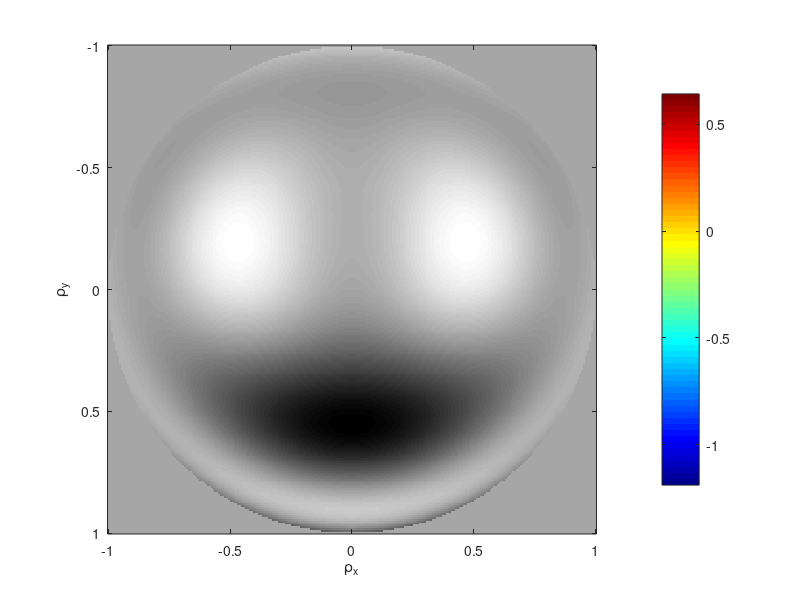
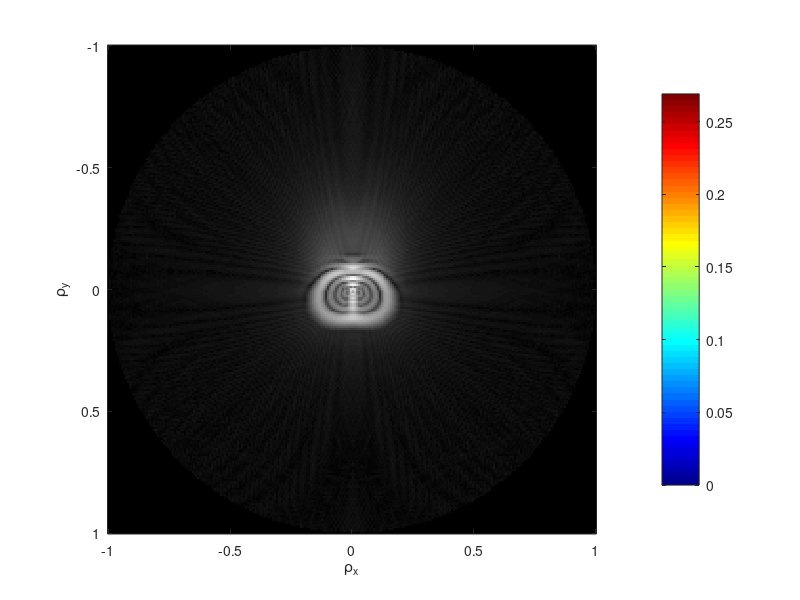
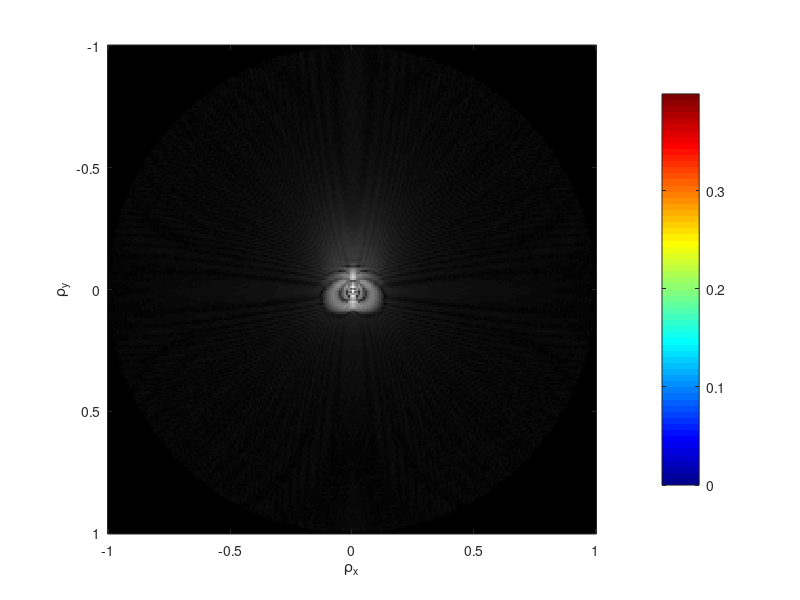
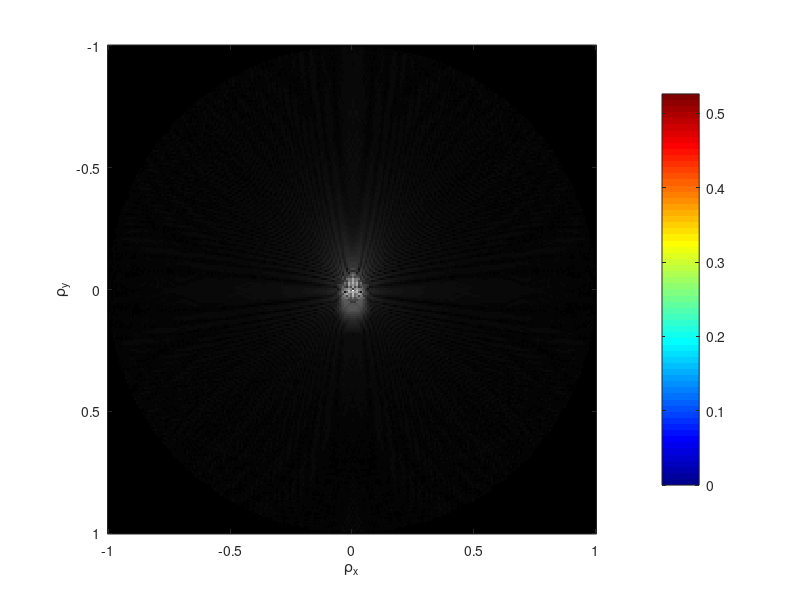

MATLAB code for these plots, in order:
clear all; clc; close all;
%%
size = 256;
x = linspace(-1,1,size);
[X,Y] = meshgrid(x,-x);
rad = 1;
circ = X.^2+Y.^2 <= rad^2;
rho = sqrt(X.^2+Y.^2);
theta = atan2(Y,X);

field = zeros(size,size);
load('PS7_Zernike_coeffs.mat');

Z = zeros(size,size,25);
Z(:,:,1) =   rho.^0;
Z(:,:,2) =   rho.*cos(theta);
Z(:,:,3) =   rho.*sin(theta);
Z(:,:,4) =   2*rho.^2-1;
Z(:,:,5) =   rho.^2.*cos(2*theta);
Z(:,:,6) =   rho.^2.*sin(2*theta);
Z(:,:,7) =   (3*rho.^2-2).*rho.*cos(theta);
Z(:,:,8) =   (3*rho.^2-2).*rho.*sin(theta);
Z(:,:,9) =    6*rho.^4-6*rho.^2+1;
Z(:,:,10) =   rho.^3.*cos(3*theta);
Z(:,:,11) =   rho.^3.*sin(3*theta);
Z(:,:,12) =   (4*rho.^2-3).*rho.^2.*cos(2*theta);
Z(:,:,13) =   (4*rho.^2-3).*rho.^2.*sin(2*theta);
Z(:,:,14) =   (10*rho.^4-12*rho.^2+3).*rho.*cos(theta);
Z(:,:,15) =   (10*rho.^4-12*rho.^2+3).*rho.*sin(theta);
Z(:,:,16) =   20*rho.^6-30*rho.^4+12*rho.^2-1;
Z(:,:,17) =   rho.^4.*cos(4*theta);
Z(:,:,18) =   rho.^4.*sin(4*theta);
Z(:,:,19) =   (5*rho.^2-4).*rho.^3.*cos(3*theta);
Z(:,:,20) =   (5*rho.^2-4).*rho.^3.*sin(3*theta);
Z(:,:,21) =   (15*rho.^4-20*rho.^2+6).*rho.^2.*cos(2*theta);
Z(:,:,22) =   (15*rho.^4-20*rho.^2+6).*rho.^2.*sin(2*theta);
Z(:,:,23) =   (35*rho.^6-60*rho.^4+30*rho.^2-4).*rho.*cos(theta);
Z(:,:,24) =   (35*rho.^6-60*rho.^4+30*rho.^2-4).*rho.*sin(theta);
Z(:,:,25) =   70*rho.^8-140*rho.^6+90*rho.^4-20*rho.^2+1;

wvfsys = 0;
for i = 1:25
    wvfsys = wvfsys+Zernike_Coefficients(i)*Z(:,:,i);
end
wvfsys = wvfsys.*circ;

imshow(wvfsys, [],'XData', [-1 1], 'YData', [-1 1]), colorbar;
colormap(jet)
axis on
xlabel('\rho_x');
ylabel('\rho_y');

dz = -1000:500:1000;
NA = 1/sqrt(1+100);

for i = 1:length(dz)
    wvf = wvfsys+0.5*NA^2.*dz(i).*(X.^2+Y.^2);
    Eobs = fftshift(ifftn(ifftshift(circ.*exp(-1i*2*pi*wvf))));
    figure;
    psf = abs(Eobs).^2;
    imshow(circ.*psf.^0.25,[],'XData', [-1 1], 'YData', [-1 1]), colorbar;
    colormap(jet)
    axis on
    xlabel('\rho_x');
    ylabel('\rho_y');
end

%% c)
for i = 1:length(dz)
    knifeedge = Y >= 0;
    wvf = wvfsys+0.5*NA^2.*dz(i).*(X.^2+Y.^2);
    Eobs = fftshift(fftn(ifftshift(knifeedge.*fftshift(ifftn(ifftshift(circ.*exp(-1i*2*pi*wvf)))))));
    figure;
    psf = abs(Eobs).^2;
    imshow(circ.*psf.^0.25,[],'XData', [-1 1], 'YData', [-1 1]), colorbar;
    colormap(jet)
    axis on
    xlabel('\rho_x');
    ylabel('\rho_y');
end

%% d)
%calculate impulse response
center = fix(size/2)+1;

wvf = wvfsys;
A(:,:,i) = fftshift(ifftn(ifftshift(circ.*exp(-1i*2*pi*wvf))));

target = A(:,:,i);
h = fftshift(ifftn(ifftshift(target)));
h2 = abs(h).^2;
temp = fftshift(fftn(ifftshift(h2)));
mtf = abs(temp/temp(center,center));
imshow(mtf.^0.25, 'xdata', [-1 1], 'ydata', [-1 1]),colorbar;
colormap(jet);
axis on
xlabel('\rho_x [cm]');
ylabel('\rho_y [cm]');

firstzero = min(find(mtf(center, center:size)<=1e-3));
plotx = linspace(0,2,firstzero);
ploty = mtf(center,center:center+firstzero-1);
figure;
plot(plotx, ploty);
xlabel('f_x/f_0');
ylabel('MTF_{fx}');

firstzero = min(find(mtf(center:size, center)<=1e-3));
plotx = linspace(0,2,firstzero);
ploty = mtf(center:center+firstzero-1,center);
figure;
plot(plotx, ploty);
xlabel('f_y/f_0');
ylabel('MTF_{fy}');




